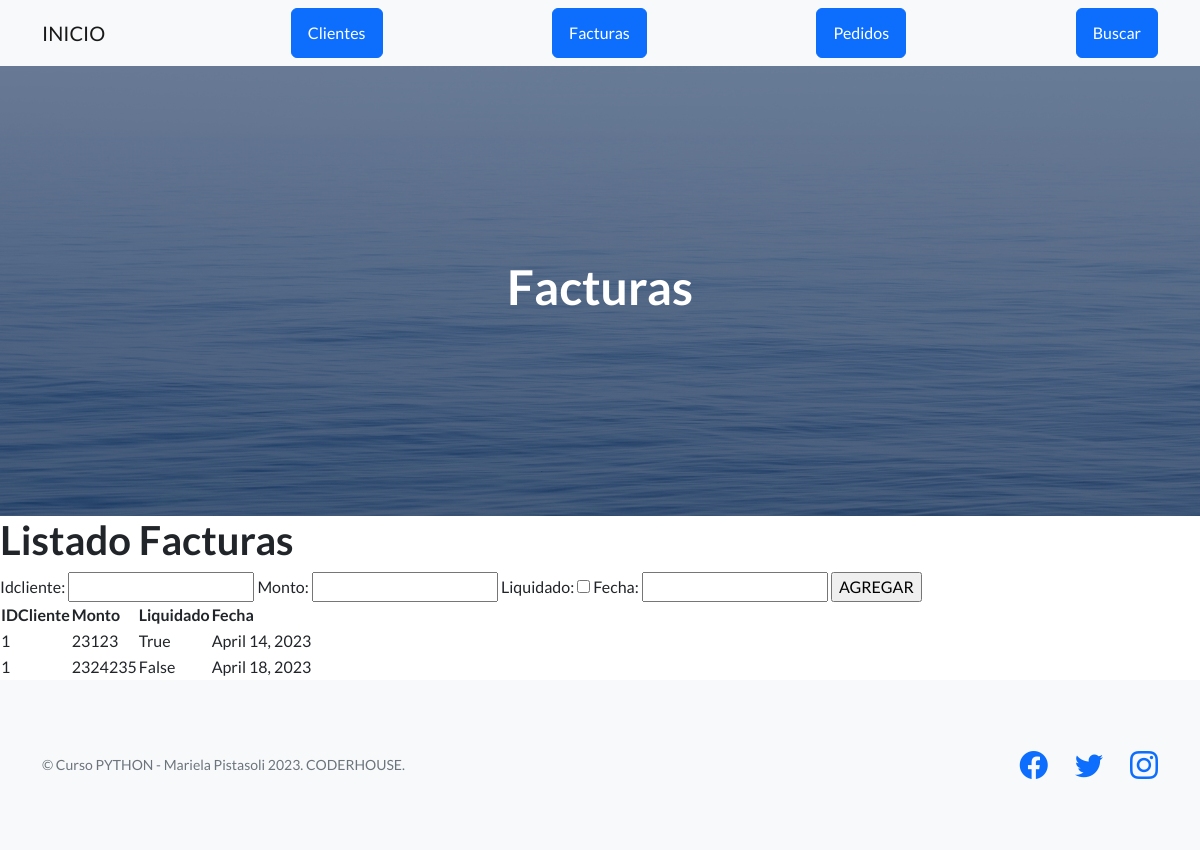
The app's page /AppMVT/factura/ with its own data.
### AppMVT/models.py (models this page shows, shortened)
class Factura(models.Model):
    idCliente=models.IntegerField()
    monto=models.CharField(max_length=50)
    liquidado=models.BooleanField()
    fecha=models.DateField()

### AppMVT/views.py (the view)
# urls.py: path('factura/', facturas, name="facturas"),
def facturas(request):
    if request.method == "POST":
        form = FacturaForm(request.POST)
        if form.is_valid():
            factura = Factura()
            factura.idCliente = form.cleaned_data["idCliente"]
            factura.monto = form.cleaned_data["monto"]
            factura.liquidado = form.cleaned_data["liquidado"]
            factura.fecha = form.cleaned_data["fecha"]
            factura.save()
    else:
       form = FacturaForm()
    facturas = Factura.objects.all()
    context= {"facturas": facturas, "form": form}
    return render(request, ("AppMVT/factura.html"), context)

### AppMVT/forms.py
class FacturaForm(forms.Form):
    idCliente=forms.IntegerField()
    monto=forms.CharField(max_length=50)
    liquidado=forms.BooleanField()
    fecha=forms.DateField()

### AppMVT/templates/AppMVT/factura.html (shortened to what this page needs)
{% extends "AppMVT/padre.html" %}
{% load static %}
{% block titulo %}
    <h1>Facturas</h1>
{% endblock %}
{% block formulario_titulo %}
<h1>Listado Facturas</h1>
<form action="" method="POST">
    {{ form }}
    <input type="submit" value="AGREGAR">
</form>
<table>
    <thead>
        <tr>
            <th>IDCliente</th>
            <th>Monto</th>
            <th>Liquidado</th>
            <th>Fecha</th>
        </tr>
    </thead>
    <tbody>
        {% for factura in facturas %}
        <tr>
            <td>
                {{ factura.idCliente }}
            </td>
            <td>
                {{ factura.monto }}
            </td>
            <td>
                {{ factura.liquidado }}
            </td>
            <td>
                {{ factura.fecha }}
            </td>
        </tr>
        {% endfor %}
    </tbody>
</table>
{% endblock %}

### records on screen
Factura: idCliente "1", monto "23123", liquidado "True", fecha "April 14, 2023"
Factura: idCliente "1", monto "2324235", liquidado "False", fecha "April 18, 2023"
